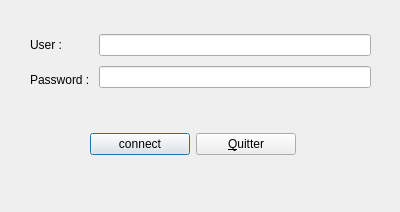
<?xml version="1.0" encoding="UTF-8"?>
<ui version="4.0">
 <class>loginwind</class>
 <widget class="QDialog" name="loginwind">
  <property name="geometry">
   <rect>
    <x>0</x>
    <y>0</y>
    <width>400</width>
    <height>212</height>
   </rect>
  </property>
  <property name="windowTitle">
   <string>Dialog</string>
  </property>
  <widget class="QWidget" name="">
   <property name="geometry">
    <rect>
     <x>90</x>
     <y>130</y>
     <width>206</width>
     <height>29</height>
    </rect>
   </property>
   <layout class="QHBoxLayout" name="horizontalLayout">
    <item>
     <widget class="QPushButton" name="pushButton">
      <property name="text">
       <string>connect</string>
      </property>
     </widget>
    </item>
    <item>
     <widget class="QPushButton" name="pushButton_2">
      <property name="text">
       <string>&amp;Quitter</string>
      </property>
     </widget>
    </item>
   </layout>
  </widget>
  <widget class="QWidget" name="">
   <property name="geometry">
    <rect>
     <x>30</x>
     <y>30</y>
     <width>341</width>
     <height>64</height>
    </rect>
   </property>
   <layout class="QHBoxLayout" name="horizontalLayout_2">
    <item>
     <layout class="QVBoxLayout" name="verticalLayout">
      <item>
       <widget class="QLabel" name="label">
        <property name="text">
         <string>User : </string>
        </property>
       </widget>
      </item>
      <item>
       <widget class="QLabel" name="label_2">
        <property name="text">
         <string>Password : </string>
        </property>
       </widget>
      </item>
     </layout>
    </item>
    <item>
     <layout class="QVBoxLayout" name="verticalLayout_2">
      <item>
       <widget class="QLineEdit" name="lineEdit"/>
      </item>
      <item>
       <widget class="QLineEdit" name="lineEdit_2"/>
      </item>
     </layout>
    </item>
   </layout>
  </widget>
 </widget>
 <resources/>
 <connections/>
</ui>
